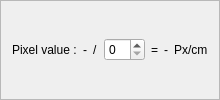
                      <widget class="QFrame" name="frame_11">
                       <property name="frameShape">
                        <enum>QFrame::StyledPanel</enum>
                       </property>
                       <property name="frameShadow">
                        <enum>QFrame::Raised</enum>
                       </property>
                       <layout class="QHBoxLayout" name="horizontalLayout_11">
                        <property name="topMargin">
                         <number>0</number>
                        </property>
                        <property name="bottomMargin">
                         <number>0</number>
                        </property>
                        <item>
                         <widget class="QLabel" name="label_5">
                          <property name="text">
                           <string>Pixel value :</string>
                          </property>
                         </widget>
                        </item>
                        <item>
                         <widget class="QLabel" name="label_width_p_value">
                          <property name="maximumSize">
                           <size>
                            <width>50</width>
                            <height>16777215</height>
                           </size>
                          </property>
                          <property name="text">
                           <string>-</string>
                          </property>
                         </widget>
                        </item>
                        <item>
                         <widget class="QLabel" name="label_7">
                          <property name="maximumSize">
                           <size>
                            <width>10</width>
                            <height>16777215</height>
                           </size>
                          </property>
                          <property name="text">
                           <string>/</string>
                          </property>
                         </widget>
                        </item>
                        <item>
                         <widget class="QSpinBox" name="spinBox_pixel_value"/>
                        </item>
                        <item>
                         <widget class="QLabel" name="label_9">
                          <property name="maximumSize">
                           <size>
                            <width>10</width>
                            <height>16777215</height>
                           </size>
                          </property>
                          <property name="text">
                           <string>=</string>
                          </property>
                         </widget>
                        </item>
                        <item>
                         <widget class="QLabel" name="label_pixel_value">
                          <property name="maximumSize">
                           <size>
                            <width>30</width>
                            <height>16777215</height>
                           </size>
                          </property>
                          <property name="text">
                           <string>-</string>
                          </property>
                         </widget>
                        </item>
                        <item>
                         <widget class="QLabel" name="label_15">
                          <property name="text">
                           <string>Px/cm</string>
                          </property>
                         </widget>
                        </item>
                       </layout>
                      </widget>
